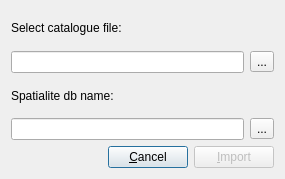
<?xml version="1.0" encoding="UTF-8"?>
<ui version="4.0">
 <class>ImporterDialog</class>
 <widget class="QDialog" name="ImporterDialog">
  <property name="geometry">
   <rect>
    <x>0</x>
    <y>0</y>
    <width>285</width>
    <height>179</height>
   </rect>
  </property>
  <property name="windowTitle">
   <string>Import catalogue file</string>
  </property>
  <layout class="QVBoxLayout" name="verticalLayout">
   <item>
    <widget class="QLabel" name="selCatalogueFileLabel">
     <property name="text">
      <string>Select catalogue file:</string>
     </property>
    </widget>
   </item>
   <item>
    <layout class="QHBoxLayout" name="horizontalLayout_3">
     <item>
      <widget class="QLineEdit" name="selectCatalogueLineEdit">
       <property name="readOnly">
        <bool>true</bool>
       </property>
      </widget>
     </item>
     <item>
      <widget class="QToolButton" name="cataloguefileSelBtn">
       <property name="sizePolicy">
        <sizepolicy hsizetype="Preferred" vsizetype="Fixed">
         <horstretch>0</horstretch>
         <verstretch>0</verstretch>
        </sizepolicy>
       </property>
       <property name="text">
        <string>...</string>
       </property>
      </widget>
     </item>
    </layout>
   </item>
   <item>
    <widget class="QLabel" name="spatialiteDbLabel">
     <property name="text">
      <string>Spatialite db name:</string>
     </property>
    </widget>
   </item>
   <item>
    <layout class="QHBoxLayout" name="horizontalLayout">
     <item>
      <widget class="QLineEdit" name="selectDbLineEdit">
       <property name="readOnly">
        <bool>true</bool>
       </property>
      </widget>
     </item>
     <item>
      <widget class="QToolButton" name="dbNameBtn">
       <property name="sizePolicy">
        <sizepolicy hsizetype="Preferred" vsizetype="Fixed">
         <horstretch>0</horstretch>
         <verstretch>0</verstretch>
        </sizepolicy>
       </property>
       <property name="text">
        <string>...</string>
       </property>
      </widget>
     </item>
    </layout>
   </item>
   <item>
    <layout class="QHBoxLayout" name="horizontalLayout_2">
     <item>
      <spacer name="horizontalSpacer">
       <property name="orientation">
        <enum>Qt::Horizontal</enum>
       </property>
       <property name="sizeHint" stdset="0">
        <size>
         <width>40</width>
         <height>20</height>
        </size>
       </property>
      </spacer>
     </item>
     <item>
      <widget class="QPushButton" name="cancelBtn">
       <property name="enabled">
        <bool>true</bool>
       </property>
       <property name="text">
        <string>&amp;Cancel</string>
       </property>
      </widget>
     </item>
     <item>
      <widget class="QPushButton" name="importBtn">
       <property name="enabled">
        <bool>false</bool>
       </property>
       <property name="text">
        <string>&amp;Import</string>
       </property>
      </widget>
     </item>
    </layout>
   </item>
  </layout>
 </widget>
 <resources/>
 <connections>
  <connection>
   <sender>cancelBtn</sender>
   <signal>clicked()</signal>
   <receiver>ImporterDialog</receiver>
   <slot>reject()</slot>
   <hints>
    <hint type="sourcelabel">
     <x>142</x>
     <y>156</y>
    </hint>
    <hint type="destinationlabel">
     <x>127</x>
     <y>-20</y>
    </hint>
   </hints>
  </connection>
  <connection>
   <sender>importBtn</sender>
   <signal>clicked()</signal>
   <receiver>ImporterDialog</receiver>
   <slot>accept()</slot>
   <hints>
    <hint type="sourcelabel">
     <x>244</x>
     <y>153</y>
    </hint>
    <hint type="destinationlabel">
     <x>228</x>
     <y>-18</y>
    </hint>
   </hints>
  </connection>
 </connections>
</ui>
